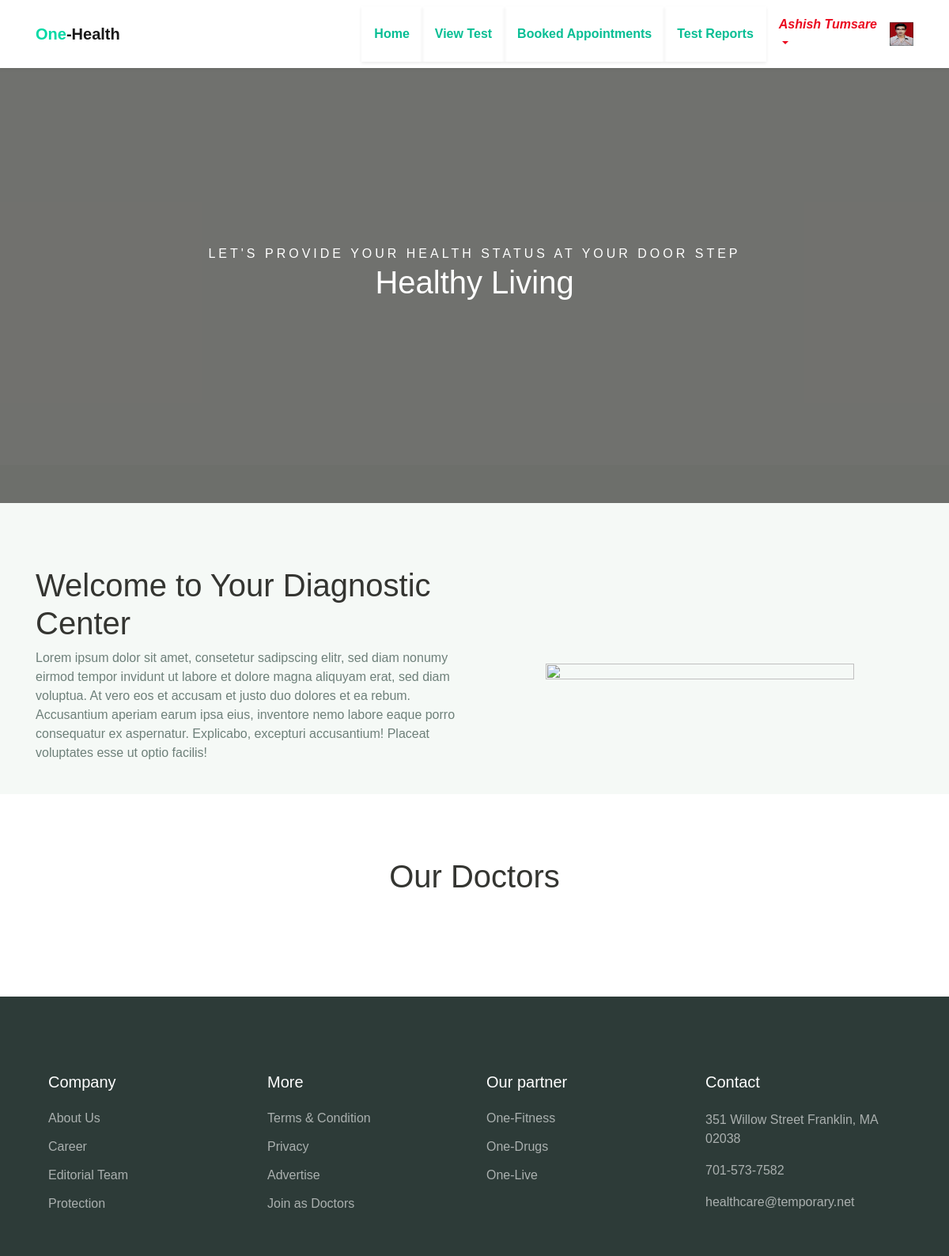
Page / (signed in) on the committed database.
### customer/models.py (models this page shows, shortened)
class Customer(models.Model):
    fname = models.CharField(max_length=10)
    lname = models.CharField(max_length=10)
    email = models.EmailField(unique=True)
    mobile = models.CharField(max_length=14)
    password = models.CharField(max_length=15)
    address = models.TextField()
    pic = models.FileField(upload_to='profile',null=True,blank=True,default='avtar.png')

### customer/views.py (the view)
# urls.py: path('',views.index, name='index'),
def index(request):
    try:
        email = request.session['email']
        uid = Customer.objects.get(email=email)
        return render(request,'customer/cindex.html',{'uid':uid})
    except:
        return render(request,'index.html')

### customer/templates/customer/cindex.html (shortened to what this page needs)
{% extends 'customer/cheader.html' %}
{% load static %}
{% block content %}
  <div class="page-hero bg-image overlay-dark" style="background-image: url({% static 'assets/img/bg_image_1.jpg' %}' %}' );">
    <div class="hero-section">
      <div class="container text-center">
        <span class="subhead">Let's Provide your health status at your door step </span>
        <h1 class="display-12">Healthy Living</h1>
      </div>
    </div>
  </div>
  <div class="bg-light">
    <div class="page-section py-3 mt-md-n5 custom-index">
    </div>
    <div class="page-section pb-0">
      <div class="container">
        <div class="row align-items-center">
          <div class="col-lg-6 py-3 wow fadeInUp">
            <h1>Welcome to Your Diagnostic <br> Center</h1>
            <p class="text-grey mb-4">Lorem ipsum dolor sit amet, consetetur sadipscing elitr, sed diam nonumy eirmod tempor invidunt ut labore et dolore magna aliquyam erat, sed diam voluptua. At vero eos et accusam et justo duo dolores et ea rebum. Accusantium aperiam earum ipsa eius, inventore nemo labore eaque porro consequatur ex aspernatur. Explicabo, excepturi accusantium! Placeat voluptates esse ut optio facilis!</p>
          </div>
          <div class="col-lg-6 wow fadeInRight" data-wow-delay="400ms">
            <div class="img-place custom-img-1">
              <img src="{% static 'assets/img/bg-doctor.png' %}" alt="">
            </div>
          </div>
        </div>
      </div>
    </div>
  </div>
  <div class="page-section">
    <div class="container">
      <h1 class="text-center mb-5 wow fadeInUp">Our Doctors</h1>
    </div>
  </div>
  {% endblock %}

### customer/templates/customer/cheader.html (shortened to what this page needs)
{% load  static %}
<!DOCTYPE html>
<html lang="en">
<head>
  <link rel="stylesheet" href="{% static 'assets/css/maicons.css' %}">
  <link rel="stylesheet" href="{% static 'assets/css/bootstrap.css' %}">
  <link rel="stylesheet" href="{% static 'assets/vendor/owl-carousel/css/owl.carousel.css' %}">
  <link rel="stylesheet" href="{% static 'assets/vendor/animate/animate.css' %}">
  <link rel="stylesheet" href="{% static 'assets/css/theme.css' %}">
</head>
<body>
  <header>
    <nav class="navbar navbar-expand-lg navbar-light shadow-sm">
      <div class="container">
        <a class="navbar-brand" href="#"><span class="text-primary">One</span>-Health</a>
        <div class="collapse navbar-collapse" id="navbarSupport">
          <ul class="navbar-nav ml-auto">
            <li class="nav-item active">
              <a class="navbar navbar-expand-lg navbar-light shadow-sm" href="{% url 'index' %}"><b>Home</b></a>
            </li>
            <li class="nav-item">
              <a class="navbar navbar-expand-lg navbar-light shadow-sm" href="{% url 'view-test' %}"><b>View Test</b></a>
            </li>
            <li class="nav-item">
              <a class="navbar navbar-expand-lg navbar-light shadow-sm" href="{% url 'my-bookings' %}"><b>Booked Appointments</b></a>
            </li>
            <li class="nav-item">
              <a class="navbar navbar-expand-lg navbar-light shadow-sm" href="{% url 'test-reports' %}"> <b> Test Reports </b> </a>
            </li>
            <li class="nav-item">
             <div class="nav-item dropdown">
                          <a style = "color:#eb091f;" href="#" class="nav-link dropdown-toggle" data-toggle="dropdown">
                          <b ><i>{{uid.fname}} {{uid.lname}}</i></b>
                          </a>
              <li class="nav-item">
              <div><img  src="{{uid.pic.url}}" height="30" width="30"  /></div>
            </li>
            </li>
          </ul>
        </div>
      </div>
    </nav>
  </header>
      {% block content %}
      {% endblock %}
  <footer class="page-footer">
    <div class="container">
      <div class="row px-md-3">
        <div class="col-sm-6 col-lg-3 py-3">
          <h5>Company</h5>
          <ul class="footer-menu">
            <li><a href="#">About Us</a></li>
            <li><a href="#">Career</a></li>
            <li><a href="#">Editorial Team</a></li>
            <li><a href="#">Protection</a></li>
          </ul>
        </div>
        <div class="col-sm-6 col-lg-3 py-3">
          <h5>More</h5>
          <ul class="footer-menu">
            <li><a href="#">Terms & Condition</a></li>
            <li><a href="#">Privacy</a></li>
            <li><a href="#">Advertise</a></li>
            <li><a href="#">Join as Doctors</a></li>
          </ul>
        </div>
        <div class="col-sm-6 col-lg-3 py-3">
          <h5>Our partner</h5>
          <ul class="footer-menu">
            <li><a href="#">One-Fitness</a></li>
            <li><a href="#">One-Drugs</a></li>
            <li><a href="#">One-Live</a></li>
          </ul>
        </div>
        <div class="col-sm-6 col-lg-3 py-3">
          <h5>Contact</h5>
          <p class="footer-link mt-2">351 Willow Street Franklin, MA 02038</p>
          <a href="#" class="footer-link">701-573-7582</a>
          <a href="#" class="footer-link">healthcare@temporary.net</a>
        </div>
      </div>
          </div>
  </footer>
</body>
</html>

### customer/static/assets/css/theme.css (style rules this page uses)
:root { --primary: #00D9A5; --accent: #FF3D85; --secondary: #4E5AFE; --warning: #EED818; --info: #05B4E1; --danger: #FF4943; --success: #96C93D; --dark: #343531; --light: #F5F9F6; --cs: #596261; --grey: #6E807A; }
body { font-family: "Source Sans Pro", sans-serif; line-height: 1.5; color: #343531; }
a { color: #07be94; text-decoration: none; background-color: transparent; }
.bg-light { background-color: #F5F9F6 !important; }
.text-primary { color: #00D9A5 !important; }
.text-grey { color: #6E807A !important; }
.navbar { min-height: 70px; }
.navbar-brand { font-weight: 600; padding-top: 10px; padding-bottom: 10px; }
.navbar-nav { margin-top: 10px; border-top: 1px solid #E8EEE4; flex-shrink: 0; }
.navbar-nav .nav-link { transition: all .2s ease; }
.navbar-light .navbar-nav .nav-link { color: rgba(110, 128, 122, 0.8); }
@media (min-width: 992px) { .navbar-expand-lg .navbar-nav { margin-top: 0; border-top: none; } }
@media (min-width: 992px) { .navbar-expand-lg .navbar-nav .nav-link { padding-right: 16px; padding-left: 16px; } }
@media (min-width: 992px) { .navbar-expand-lg .navbar-nav { align-items: center; } }
.img-place { position: relative; display: -ms-flexbox; display: flex; -ms-flex-align: center; align-items: center; -ms-flex-pack: center; justify-content: center; margin: 0 auto; width: 100%; height: 100%; text-align: center; overflow: hidden; }
.img-place > img { width: 100%; height: 100%; }
.bg-image { position: relative; background-position: center center; background-size: cover; background-repeat: no-repeat; }
.bg-image > * { position: relative; z-index: 10; }
.page-section { position: relative; padding-top: 80px; padding-bottom: 80px; overflow: hidden; }
.page-hero { position: relative; height: 550px; z-index: 10; }
.page-hero.overlay-dark::before, .page-banner.overlay-dark::before { content: ""; position: absolute; top: 0; left: 0; width: 100%; height: 100%; background: rgba(52, 53, 49, 0.7); z-index: 1; }
.hero-section, .banner-section { position: relative; display: -ms-flexbox; display: flex; -ms-flex-align: center; align-items: center; -ms-flex-pack: center; justify-content: center; height: 100%; color: #ffffff; z-index: 10; }
.hero-section .subhead { text-transform: uppercase; letter-spacing: 4px; }
.hero-section h1 { margin-bottom: 32px; }
.page-footer { position: relative; display: block; padding-top: 80px; padding-bottom: 16px; background-color: #2D3B38; color: #fff; }
.page-footer h5 { font-weight: 500; margin-bottom: 16px; }
.footer-menu { position: relative; list-style: none; padding-left: 0; }
.footer-menu a, .footer-link { display: inline-block; padding-top: 6px; padding-bottom: 6px; color: rgba(255, 255, 255, 0.6); transition: all .2s ease; }
.footer-link { padding: 0; margin-bottom: 16px; }
.custom-img-1 { width: auto; max-width: 390px; }
.custom-index { z-index: 11; }

### rows in the picture
Customer: fname "Ashish", lname "Tumsare", pic (picture)
